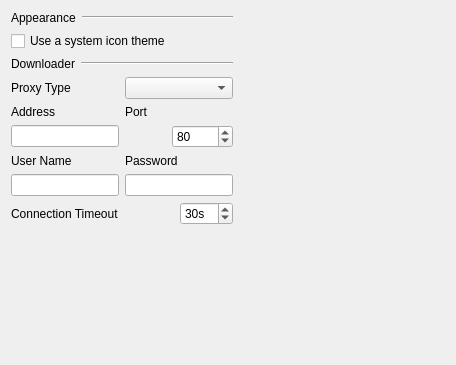
<?xml version="1.0" encoding="UTF-8"?>
<ui version="4.0">
 <class>SettingsWidget</class>
 <widget class="QWidget" name="SettingsWidget">
  <property name="geometry">
   <rect>
    <x>0</x>
    <y>0</y>
    <width>456</width>
    <height>365</height>
   </rect>
  </property>
  <property name="windowTitle">
   <string>Form</string>
  </property>
  <layout class="QHBoxLayout" name="horizontalLayout_5">
   <item>
    <layout class="QGridLayout" name="gridLayout_2">
     <item row="0" column="0">
      <layout class="QVBoxLayout" name="verticalLayout">
       <item>
        <layout class="QHBoxLayout" name="horizontalLayout">
         <item>
          <widget class="QLabel" name="label">
           <property name="sizePolicy">
            <sizepolicy hsizetype="Minimum" vsizetype="Preferred">
             <horstretch>0</horstretch>
             <verstretch>0</verstretch>
            </sizepolicy>
           </property>
           <property name="text">
            <string>Appearance</string>
           </property>
          </widget>
         </item>
         <item>
          <widget class="Line" name="line">
           <property name="sizePolicy">
            <sizepolicy hsizetype="MinimumExpanding" vsizetype="Fixed">
             <horstretch>0</horstretch>
             <verstretch>0</verstretch>
            </sizepolicy>
           </property>
           <property name="orientation">
            <enum>Qt::Horizontal</enum>
           </property>
          </widget>
         </item>
        </layout>
       </item>
       <item>
        <widget class="QCheckBox" name="checkBox">
         <property name="text">
          <string>Use a system icon theme</string>
         </property>
        </widget>
       </item>
       <item>
        <layout class="QHBoxLayout" name="horizontalLayout_2">
         <item>
          <widget class="QLabel" name="label_2">
           <property name="sizePolicy">
            <sizepolicy hsizetype="Minimum" vsizetype="Preferred">
             <horstretch>0</horstretch>
             <verstretch>0</verstretch>
            </sizepolicy>
           </property>
           <property name="text">
            <string>Downloader</string>
           </property>
          </widget>
         </item>
         <item>
          <widget class="Line" name="line_2">
           <property name="sizePolicy">
            <sizepolicy hsizetype="MinimumExpanding" vsizetype="Fixed">
             <horstretch>0</horstretch>
             <verstretch>0</verstretch>
            </sizepolicy>
           </property>
           <property name="orientation">
            <enum>Qt::Horizontal</enum>
           </property>
          </widget>
         </item>
        </layout>
       </item>
       <item>
        <layout class="QGridLayout" name="gridLayout">
         <item row="4" column="0">
          <widget class="QLineEdit" name="lineEdit_2">
           <property name="sizePolicy">
            <sizepolicy hsizetype="Preferred" vsizetype="Fixed">
             <horstretch>0</horstretch>
             <verstretch>0</verstretch>
            </sizepolicy>
           </property>
          </widget>
         </item>
         <item row="4" column="1">
          <widget class="QLineEdit" name="lineEdit_3">
           <property name="sizePolicy">
            <sizepolicy hsizetype="Preferred" vsizetype="Fixed">
             <horstretch>0</horstretch>
             <verstretch>0</verstretch>
            </sizepolicy>
           </property>
           <property name="echoMode">
            <enum>QLineEdit::Password</enum>
           </property>
          </widget>
         </item>
         <item row="0" column="0">
          <widget class="QLabel" name="label_3">
           <property name="text">
            <string>Proxy Type</string>
           </property>
          </widget>
         </item>
         <item row="1" column="0">
          <widget class="QLabel" name="label_4">
           <property name="text">
            <string>Address</string>
           </property>
          </widget>
         </item>
         <item row="2" column="1">
          <layout class="QHBoxLayout" name="horizontalLayout_3">
           <item>
            <spacer name="horizontalSpacer">
             <property name="orientation">
              <enum>Qt::Horizontal</enum>
             </property>
             <property name="sizeType">
              <enum>QSizePolicy::MinimumExpanding</enum>
             </property>
             <property name="sizeHint" stdset="0">
              <size>
               <width>40</width>
               <height>20</height>
              </size>
             </property>
            </spacer>
           </item>
           <item>
            <widget class="QSpinBox" name="spinBox">
             <property name="minimum">
              <number>1</number>
             </property>
             <property name="maximum">
              <number>65535</number>
             </property>
             <property name="value">
              <number>80</number>
             </property>
            </widget>
           </item>
          </layout>
         </item>
         <item row="3" column="0">
          <widget class="QLabel" name="label_6">
           <property name="text">
            <string>User Name</string>
           </property>
          </widget>
         </item>
         <item row="5" column="0">
          <widget class="QLabel" name="label_8">
           <property name="text">
            <string>Connection Timeout</string>
           </property>
          </widget>
         </item>
         <item row="0" column="1">
          <widget class="QComboBox" name="comboBox"/>
         </item>
         <item row="2" column="0">
          <widget class="QLineEdit" name="lineEdit">
           <property name="sizePolicy">
            <sizepolicy hsizetype="Preferred" vsizetype="Fixed">
             <horstretch>0</horstretch>
             <verstretch>0</verstretch>
            </sizepolicy>
           </property>
          </widget>
         </item>
         <item row="1" column="1">
          <widget class="QLabel" name="label_5">
           <property name="text">
            <string>Port</string>
           </property>
          </widget>
         </item>
         <item row="3" column="1">
          <widget class="QLabel" name="label_7">
           <property name="text">
            <string>Password</string>
           </property>
          </widget>
         </item>
         <item row="5" column="1">
          <layout class="QHBoxLayout" name="horizontalLayout_4">
           <item>
            <spacer name="horizontalSpacer_2">
             <property name="orientation">
              <enum>Qt::Horizontal</enum>
             </property>
             <property name="sizeType">
              <enum>QSizePolicy::MinimumExpanding</enum>
             </property>
             <property name="sizeHint" stdset="0">
              <size>
               <width>40</width>
               <height>20</height>
              </size>
             </property>
            </spacer>
           </item>
           <item>
            <widget class="QSpinBox" name="spinBox_2">
             <property name="suffix">
              <string>s</string>
             </property>
             <property name="prefix">
              <string/>
             </property>
             <property name="maximum">
              <number>600</number>
             </property>
             <property name="value">
              <number>30</number>
             </property>
            </widget>
           </item>
          </layout>
         </item>
        </layout>
       </item>
      </layout>
     </item>
     <item row="0" column="1">
      <spacer name="horizontalSpacer_3">
       <property name="orientation">
        <enum>Qt::Horizontal</enum>
       </property>
       <property name="sizeType">
        <enum>QSizePolicy::MinimumExpanding</enum>
       </property>
       <property name="sizeHint" stdset="0">
        <size>
         <width>40</width>
         <height>20</height>
        </size>
       </property>
      </spacer>
     </item>
     <item row="1" column="0">
      <spacer name="verticalSpacer">
       <property name="orientation">
        <enum>Qt::Vertical</enum>
       </property>
       <property name="sizeType">
        <enum>QSizePolicy::MinimumExpanding</enum>
       </property>
       <property name="sizeHint" stdset="0">
        <size>
         <width>20</width>
         <height>40</height>
        </size>
       </property>
      </spacer>
     </item>
     <item row="1" column="1">
      <spacer name="verticalSpacer_2">
       <property name="orientation">
        <enum>Qt::Vertical</enum>
       </property>
       <property name="sizeHint" stdset="0">
        <size>
         <width>20</width>
         <height>40</height>
        </size>
       </property>
      </spacer>
     </item>
    </layout>
   </item>
  </layout>
 </widget>
 <resources/>
 <connections/>
</ui>
